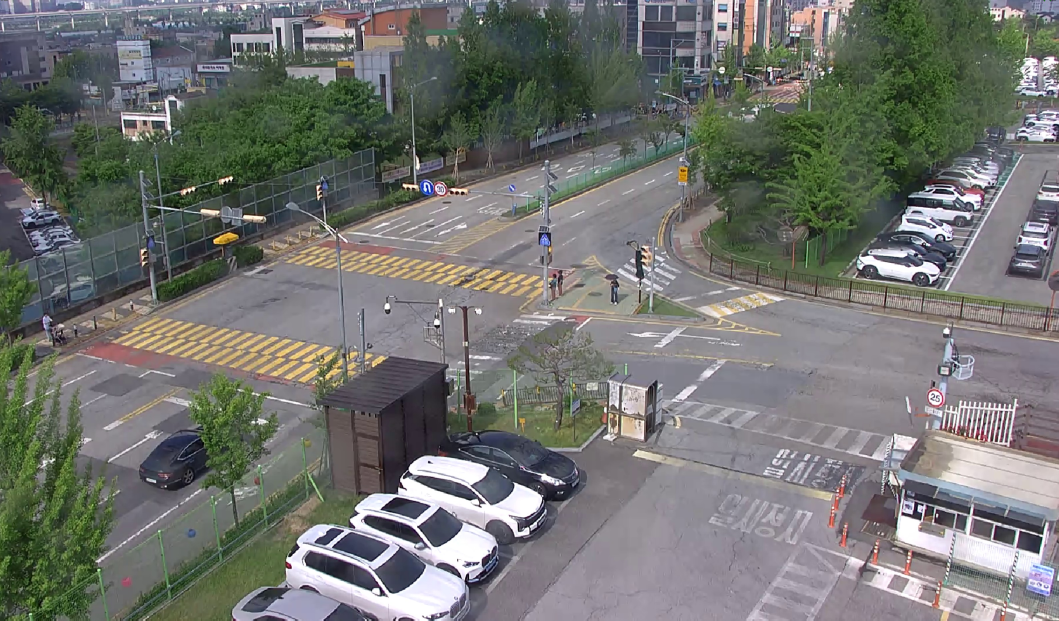
#> input picture road_image.jpg, 3175 x 1861 px (shown at 1/3 size)
$ python zone_config.py --source road_image.jpg
#> lines starting #> are read from the running program, lines starting #| are printed output that depends on the picture
"""
zone_config.py
==============

Interactive GUI tool for defining polygon zones on a road image or
screen capture. Zones are used by vehicle_counter.py to determine
vehicle entry direction (straight, left turn, right turn).

Usage:
    python zone_config.py --source road_image.jpg
    python zone_config.py --source screen --screen-top 200 --screen-left 100 --screen-width 800 --screen-height 600
"""

import argparse
import json
import sys
from typing import Dict, List, Optional

import cv2
import numpy as np

try:
    import mss
except ImportError:
    mss = None


ZONE_DEFS = [
    {"key": "road_3", "type": "entry", "label": "3si Road (Entry Detection)"},
    {"key": "road_11", "type": "origin", "label": "11si Road (Left Turn Origin)"},
    {"key": "road_7", "type": "origin", "label": "7si Road (Right Turn Origin)"},
]

COLORS = {
    "entry": (0, 200, 0),       # green
    "origin": (200, 120, 0),    # blue
    "drawing": (0, 255, 255),   # yellow
}

DEFAULT_DISPLAY_SCALE = 0.25


class ZoneDrawer:
    """Interactive polygon zone drawing on an OpenCV window."""

    WINDOW_NAME = "Zone Config"

    def __init__(self, frame: np.ndarray, output_path: str):
        self.original_frame = frame.copy()
        self.output_path = output_path
        self.image_size = (frame.shape[1], frame.shape[0])  # (width, height)

        # State
        self.current_zone_idx = 0
        self.current_points: List[List[int]] = []
        self.confirmed_zones: Dict[str, Dict] = {}
        self.done = False

    def _mouse_callback(self, event, x, y, flags, param):
        """Handle mouse clicks to add polygon vertices."""
        if self.done:
            return
        if event == cv2.EVENT_LBUTTONDOWN:
            self.current_points.append([x, y])

    def _draw_overlay(self):
        """Draw all confirmed zones and the current zone being drawn."""
        display = self.original_frame.copy()
        overlay = display.copy()

        # Draw confirmed zones as filled semi-transparent polygons
        for key, zone_data in self.confirmed_zones.items():
            pts = np.array(zone_data["points"], dtype=np.int32)
            color = COLORS[zone_data["type"]]
            cv2.fillPoly(overlay, [pts], color)
            # Label at centroid
            cx = int(np.mean(pts[:, 0]))
            cy = int(np.mean(pts[:, 1]))
            cv2.putText(display, key, (cx - 30, cy),
                        cv2.FONT_HERSHEY_SIMPLEX, 0.6, (255, 255, 255), 2)

        cv2.addWeighted(overlay, 0.3, display, 0.7, 0, display)

        # Draw current zone points and lines
        if self.current_points:
            pts = np.array(self.current_points, dtype=np.int32)
            for i in range(len(pts) - 1):
                cv2.line(display, tuple(pts[i]), tuple(pts[i + 1]), COLORS["drawing"], 2)
            if len(pts) > 2:
                cv2.line(display, tuple(pts[-1]), tuple(pts[0]), COLORS["drawing"], 1)
            for pt in pts:
                cv2.circle(display, tuple(pt), 5, COLORS["drawing"], -1)

        # Draw instruction bar at top
        if not self.done:
            zone_def = ZONE_DEFS[self.current_zone_idx]
            text = f"[{self.current_zone_idx + 1}/3] Draw: {zone_def['label']} | Click: vertex, R: reset, Enter: confirm, Q: cancel"
        else:
            text = "All zones drawn | S: save, Q: cancel"

        cv2.rectangle(display, (0, 0), (display.shape[1], 36), (0, 0, 0), -1)
        cv2.putText(display, text, (10, 25),
                    cv2.FONT_HERSHEY_SIMPLEX, 0.55, (255, 255, 255), 1)

        return display

    def _confirm_current_zone(self):
        """Confirm the current zone and advance to the next."""
        if len(self.current_points) < 3:
            return  # Need at least 3 points for a polygon

        zone_def = ZONE_DEFS[self.current_zone_idx]
        self.confirmed_zones[zone_def["key"]] = {
            "type": zone_def["type"],
            "points": self.current_points[:],
        }
        self.current_points = []
        self.current_zone_idx += 1

        if self.current_zone_idx >= len(ZONE_DEFS):
            self.done = True

    def _save(self):
        """Save confirmed zones to JSON."""
        data = {
            "image_size": list(self.image_size),
            "zones": self.confirmed_zones,
        }
        with open(self.output_path, "w", encoding="utf-8") as f:
            json.dump(data, f, indent=2, ensure_ascii=False)
        print(f"Zones saved to {self.output_path}")

    def run(self):
        """Main drawing loop."""
        cv2.namedWindow(self.WINDOW_NAME)
        cv2.setMouseCallback(self.WINDOW_NAME, self._mouse_callback)

        while True:
            display = self._draw_overlay()
            cv2.imshow(self.WINDOW_NAME, display)

            key = cv2.waitKey(30) & 0xFF

            if key == ord("q"):
                print("Cancelled.")
                break
            elif key == 13:  # Enter
                if not self.done:
                    self._confirm_current_zone()
            elif key == ord("r"):
                if not self.done:
                    self.current_points = []
            elif key == ord("s"):
                if self.done:
                    self._save()
                    break

        cv2.destroyAllWindows()


def parse_args(args=None):
    parser = argparse.ArgumentParser(description="Zone configuration tool for vehicle counter")
    parser.add_argument(
        "--source", type=str, required=True,
        help="Image file path or 'screen' for screen capture",
    )
    parser.add_argument("--screen-top", type=int, default=None)
    parser.add_argument("--screen-left", type=int, default=None)
    parser.add_argument("--screen-width", type=int, default=None)
    parser.add_argument("--screen-height", type=int, default=None)
    parser.add_argument(
        "--output", type=str, default="zones.json",
        help="Output JSON file path (default: zones.json)",
    )
    parser.add_argument(
        "--display-scale", type=float, default=DEFAULT_DISPLAY_SCALE,
        help="Scale factor for the displayed configuration image (default: 0.25)",
    )
    return parser.parse_args(args)


def load_frame(args) -> Optional[np.ndarray]:
    """Load a single frame from image file or screen capture."""
    if args.source == "screen":
        if mss is None:
            print("mss package is required for screen capture.", file=sys.stderr)
            return None
        with mss.MSS() as sct:
            if all(v is not None for v in [args.screen_top, args.screen_left,
                                           args.screen_width, args.screen_height]):
                monitor = {"top": args.screen_top, "left": args.screen_left,
                           "width": args.screen_width, "height": args.screen_height}
            else:
                # Let user drag-select a region
                full_monitor = sct.monitors[1]
                screenshot = sct.grab(full_monitor)
                full_frame = np.array(screenshot)[:, :, :3].copy()
                max_h = 900
                scale = max_h / full_frame.shape[0]
                sel_w = int(full_frame.shape[1] * scale)
                sel_frame = cv2.resize(full_frame, (sel_w, max_h))
                cv2.putText(sel_frame, "Drag to select region, then press ENTER or SPACE",
                            (10, 30), cv2.FONT_HERSHEY_SIMPLEX, 0.7, (0, 255, 255), 2)
                roi = cv2.selectROI("Select Region", sel_frame, fromCenter=False, showCrosshair=True)
                cv2.destroyWindow("Select Region")
                x, y, w, h = roi
                if w == 0 or h == 0:
                    print("No region selected.", file=sys.stderr)
                    return None
                monitor = {
                    "top": full_monitor["top"] + int(y / scale),
                    "left": full_monitor["left"] + int(x / scale),
                    "width": int(w / scale),
                    "height": int(h / scale),
                }
            screenshot = sct.grab(monitor)
            frame = np.array(screenshot)[:, :, :3].copy()
            return frame
    else:
        frame = cv2.imread(args.source)
#> frame is the input picture: shape (1861, 3175, 3); mean B, G, R 111.6, 115.5, 113.6
        if frame is None:
            print(f"Failed to load image: {args.source}", file=sys.stderr)
            return None
        return frame


def resize_for_display(frame: np.ndarray, scale: float) -> np.ndarray:
    """Resize the configuration frame for easier interactive drawing."""
#> called with scale = 0.25
    if scale <= 0:
        raise ValueError("--display-scale must be greater than 0")
    if scale == 1.0:
        return frame

    width = max(1, int(frame.shape[1] * scale))
#> width = 793
    height = max(1, int(frame.shape[0] * scale))
#> height = 465
    return cv2.resize(frame, (width, height), interpolation=cv2.INTER_AREA)
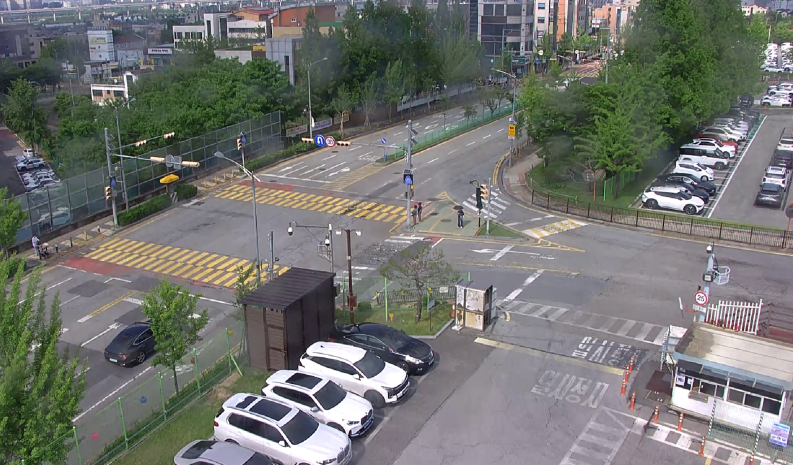
#> returned value: shape (465, 793, 3); mean of channels 0, 1, 2 111.6, 115.5, 113.6; drawn as B, G, R


def main():
    args = parse_args()
    frame = load_frame(args)
    if frame is None:
        sys.exit(1)

    try:
        display_frame = resize_for_display(frame, args.display_scale)
    except ValueError as exc:
        print(str(exc), file=sys.stderr)
        sys.exit(1)

    print(f"Loaded frame: {frame.shape[1]}x{frame.shape[0]}")
#| Loaded frame: 3175x1861
    if display_frame.shape[:2] != frame.shape[:2]:
        print(
            f"Display frame: {display_frame.shape[1]}x{display_frame.shape[0]} "
            f"(scale: {args.display_scale:g})"
        )
#| Display frame: 793x465 (scale: 0.25)
    drawer = ZoneDrawer(display_frame, args.output)
    drawer.run()
#> in _draw_overlay, `cv2.putText(display, text, (10, 25), cv2.FONT_HERSHEY_SIMPLEX, 0.55, (..`:
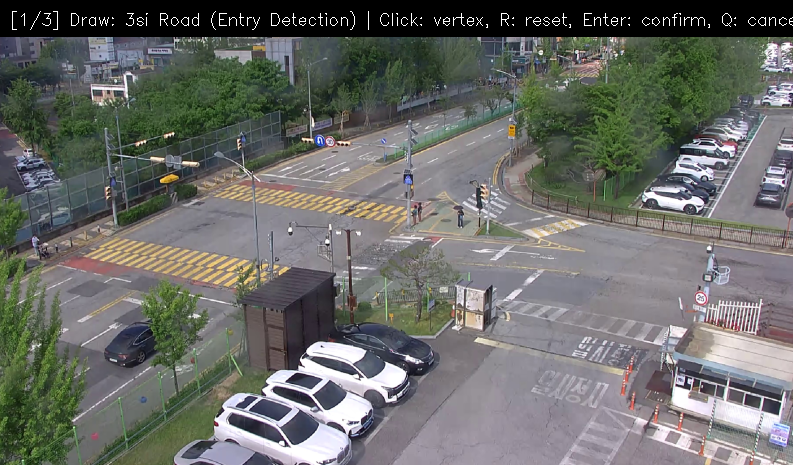
#> display: shape (465, 793, 3); mean B, G, R 103.7, 107.7, 106.2
#> (key q is pressed here)


if __name__ == "__main__":
    main()
